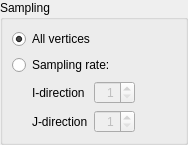
<?xml version="1.0" encoding="UTF-8"?>
<ui version="4.0">
 <class>Structured2dFilteringSettingEditWidget</class>
 <widget class="QWidget" name="Structured2dFilteringSettingEditWidget">
  <property name="geometry">
   <rect>
    <x>0</x>
    <y>0</y>
    <width>188</width>
    <height>126</height>
   </rect>
  </property>
  <property name="windowTitle">
   <string>Form</string>
  </property>
  <layout class="QVBoxLayout" name="verticalLayout">
   <property name="leftMargin">
    <number>0</number>
   </property>
   <property name="topMargin">
    <number>0</number>
   </property>
   <property name="rightMargin">
    <number>0</number>
   </property>
   <property name="bottomMargin">
    <number>0</number>
   </property>
   <item>
    <widget class="QGroupBox" name="samplingGroupBox">
     <property name="title">
      <string>Sampling</string>
     </property>
     <layout class="QVBoxLayout" name="verticalLayout_2">
      <item>
       <widget class="QRadioButton" name="samplingAllRadioButton">
        <property name="text">
         <string>All vertices</string>
        </property>
        <property name="checked">
         <bool>true</bool>
        </property>
       </widget>
      </item>
      <item>
       <widget class="QRadioButton" name="samplingSkipRadioButton">
        <property name="text">
         <string>Sampling rate:</string>
        </property>
       </widget>
      </item>
      <item>
       <layout class="QHBoxLayout" name="horizontalLayout">
        <item>
         <spacer name="horizontalSpacer_3">
          <property name="orientation">
           <enum>Qt::Horizontal</enum>
          </property>
          <property name="sizeType">
           <enum>QSizePolicy::Fixed</enum>
          </property>
          <property name="sizeHint" stdset="0">
           <size>
            <width>20</width>
            <height>20</height>
           </size>
          </property>
         </spacer>
        </item>
        <item>
         <layout class="QGridLayout" name="gridLayout">
          <item row="0" column="0">
           <widget class="QLabel" name="iSamplingRateLabel">
            <property name="text">
             <string>I-direction</string>
            </property>
           </widget>
          </item>
          <item row="0" column="1">
           <widget class="QSpinBox" name="iSamplingRateSpinBox">
            <property name="enabled">
             <bool>false</bool>
            </property>
            <property name="alignment">
             <set>Qt::AlignRight|Qt::AlignTrailing|Qt::AlignVCenter</set>
            </property>
            <property name="minimum">
             <number>1</number>
            </property>
            <property name="maximum">
             <number>99</number>
            </property>
           </widget>
          </item>
          <item row="1" column="0">
           <widget class="QLabel" name="jSamplingRateLabel">
            <property name="text">
             <string>J-direction</string>
            </property>
           </widget>
          </item>
          <item row="1" column="1">
           <widget class="QSpinBox" name="jSamplingRateSpinBox">
            <property name="enabled">
             <bool>false</bool>
            </property>
            <property name="alignment">
             <set>Qt::AlignRight|Qt::AlignTrailing|Qt::AlignVCenter</set>
            </property>
            <property name="minimum">
             <number>1</number>
            </property>
            <property name="maximum">
             <number>99</number>
            </property>
           </widget>
          </item>
         </layout>
        </item>
        <item>
         <spacer name="horizontalSpacer_5">
          <property name="orientation">
           <enum>Qt::Horizontal</enum>
          </property>
          <property name="sizeHint" stdset="0">
           <size>
            <width>40</width>
            <height>20</height>
           </size>
          </property>
         </spacer>
        </item>
       </layout>
      </item>
     </layout>
    </widget>
   </item>
  </layout>
 </widget>
 <resources/>
 <connections>
  <connection>
   <sender>samplingSkipRadioButton</sender>
   <signal>toggled(bool)</signal>
   <receiver>iSamplingRateSpinBox</receiver>
   <slot>setEnabled(bool)</slot>
   <hints>
    <hint type="sourcelabel">
     <x>129</x>
     <y>118</y>
    </hint>
    <hint type="destinationlabel">
     <x>127</x>
     <y>138</y>
    </hint>
   </hints>
  </connection>
  <connection>
   <sender>samplingSkipRadioButton</sender>
   <signal>toggled(bool)</signal>
   <receiver>jSamplingRateSpinBox</receiver>
   <slot>setEnabled(bool)</slot>
   <hints>
    <hint type="sourcelabel">
     <x>234</x>
     <y>118</y>
    </hint>
    <hint type="destinationlabel">
     <x>238</x>
     <y>143</y>
    </hint>
   </hints>
  </connection>
 </connections>
</ui>
